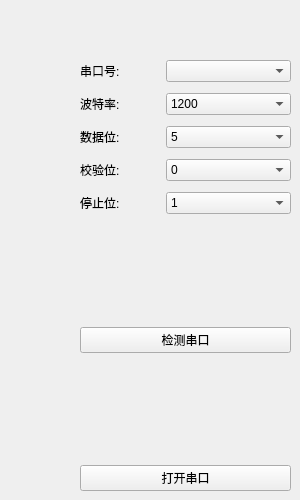
         <widget class="QWidget" name="tab_3">
          <attribute name="title">
           <string>serial</string>
          </attribute>
          <widget class="QWidget" name="layoutWidget">
           <property name="geometry">
            <rect>
             <x>80</x>
             <y>60</y>
             <width>211</width>
             <height>431</height>
            </rect>
           </property>
           <layout class="QVBoxLayout" name="verticalLayout_14">
            <item>
             <layout class="QHBoxLayout" name="horizontalLayout_18">
              <item>
               <widget class="QLabel" name="label_19">
                <property name="maximumSize">
                 <size>
                  <width>80</width>
                  <height>16777215</height>
                 </size>
                </property>
                <property name="text">
                 <string>串口号:</string>
                </property>
               </widget>
              </item>
              <item>
               <widget class="QComboBox" name="portNameBox"/>
              </item>
             </layout>
            </item>
            <item>
             <spacer name="verticalSpacer_6">
              <property name="orientation">
               <enum>Qt::Vertical</enum>
              </property>
              <property name="sizeType">
               <enum>QSizePolicy::Maximum</enum>
              </property>
              <property name="sizeHint" stdset="0">
               <size>
                <width>10</width>
                <height>5</height>
               </size>
              </property>
             </spacer>
            </item>
            <item>
             <layout class="QHBoxLayout" name="horizontalLayout_19">
              <item>
               <widget class="QLabel" name="label_20">
                <property name="maximumSize">
                 <size>
                  <width>80</width>
                  <height>16777215</height>
                 </size>
                </property>
                <property name="text">
                 <string>波特率:</string>
                </property>
               </widget>
              </item>
              <item>
               <widget class="QComboBox" name="baudrateBox">
                <item>
                 <property name="text">
                  <string>1200</string>
                 </property>
                </item>
                <item>
                 <property name="text">
                  <string>2400</string>
                 </property>
                </item>
                <item>
                 <property name="text">
                  <string>4800</string>
                 </property>
                </item>
                <item>
                 <property name="text">
                  <string>9600</string>
                 </property>
                </item>
                <item>
                 <property name="text">
                  <string>19200</string>
                 </property>
                </item>
                <item>
                 <property name="text">
                  <string>115200</string>
                 </property>
                </item>
               </widget>
              </item>
             </layout>
            </item>
            <item>
             <spacer name="verticalSpacer_7">
              <property name="orientation">
               <enum>Qt::Vertical</enum>
              </property>
              <property name="sizeType">
               <enum>QSizePolicy::Maximum</enum>
              </property>
              <property name="sizeHint" stdset="0">
               <size>
                <width>20</width>
                <height>5</height>
               </size>
              </property>
             </spacer>
            </item>
            <item>
             <layout class="QHBoxLayout" name="horizontalLayout_20">
              <item>
               <widget class="QLabel" name="label_21">
                <property name="maximumSize">
                 <size>
                  <width>80</width>
                  <height>16777215</height>
                 </size>
                </property>
                <property name="text">
                 <string>数据位:</string>
                </property>
               </widget>
              </item>
              <item>
               <widget class="QComboBox" name="dataBitsBox">
                <item>
                 <property name="text">
                  <string>5</string>
                 </property>
                </item>
                <item>
                 <property name="text">
                  <string>6</string>
                 </property>
                </item>
                <item>
                 <property name="text">
                  <string>7</string>
                 </property>
                </item>
                <item>
                 <property name="text">
                  <string>8</string>
                 </property>
                </item>
               </widget>
              </item>
             </layout>
            </item>
            <item>
             <spacer name="verticalSpacer_8">
              <property name="orientation">
               <enum>Qt::Vertical</enum>
              </property>
              <property name="sizeType">
               <enum>QSizePolicy::Maximum</enum>
              </property>
              <property name="sizeHint" stdset="0">
               <size>
                <width>20</width>
                <height>5</height>
               </size>
              </property>
             </spacer>
            </item>
            <item>
             <layout class="QHBoxLayout" name="horizontalLayout_21">
              <item>
               <widget class="QLabel" name="label_22">
                <property name="maximumSize">
                 <size>
                  <width>80</width>
                  <height>16777215</height>
                 </size>
                </property>
                <property name="text">
                 <string>校验位:</string>
                </property>
               </widget>
              </item>
              <item>
               <widget class="QComboBox" name="ParityBox">
                <item>
                 <property name="text">
                  <string>0</string>
                 </property>
                </item>
                <item>
                 <property name="text">
                  <string>1</string>
                 </property>
                </item>
                <item>
                 <property name="text">
                  <string>2</string>
                 </property>
                </item>
               </widget>
              </item>
             </layout>
            </item>
            <item>
             <spacer name="verticalSpacer_9">
              <property name="orientation">
               <enum>Qt::Vertical</enum>
              </property>
              <property name="sizeType">
               <enum>QSizePolicy::Maximum</enum>
              </property>
              <property name="sizeHint" stdset="0">
               <size>
                <width>20</width>
                <height>5</height>
               </size>
              </property>
             </spacer>
            </item>
            <item>
             <layout class="QHBoxLayout" name="horizontalLayout_22">
              <item>
               <widget class="QLabel" name="label_23">
                <property name="maximumSize">
                 <size>
                  <width>80</width>
                  <height>16777215</height>
                 </size>
                </property>
                <property name="text">
                 <string>停止位:</string>
                </property>
               </widget>
              </item>
              <item>
               <widget class="QComboBox" name="stopBitsBox">
                <item>
                 <property name="text">
                  <string>1</string>
                 </property>
                </item>
                <item>
                 <property name="text">
                  <string>1.5</string>
                 </property>
                </item>
                <item>
                 <property name="text">
                  <string>2</string>
                 </property>
                </item>
               </widget>
              </item>
             </layout>
            </item>
            <item>
             <spacer name="verticalSpacer_10">
              <property name="orientation">
               <enum>Qt::Vertical</enum>
              </property>
              <property name="sizeHint" stdset="0">
               <size>
                <width>20</width>
                <height>40</height>
               </size>
              </property>
             </spacer>
            </item>
            <item>
             <widget class="QPushButton" name="search_serial_btn">
              <property name="text">
               <string>检测串口</string>
              </property>
             </widget>
            </item>
            <item>
             <spacer name="verticalSpacer_5">
              <property name="orientation">
               <enum>Qt::Vertical</enum>
              </property>
              <property name="sizeHint" stdset="0">
               <size>
                <width>20</width>
                <height>40</height>
               </size>
              </property>
             </spacer>
            </item>
            <item>
             <widget class="QPushButton" name="openButton">
              <property name="text">
               <string>打开串口</string>
              </property>
             </widget>
            </item>
           </layout>
          </widget>
         </widget>
